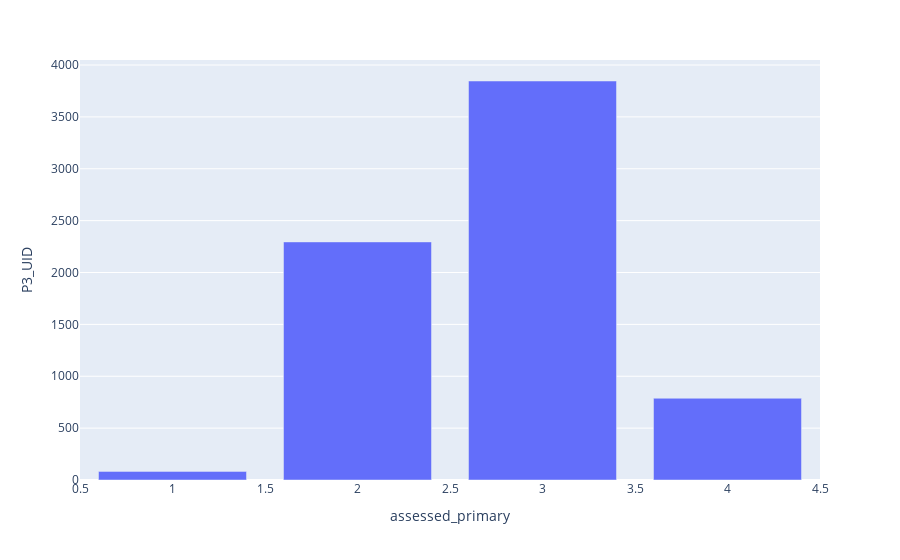

Notebook cell for this chart:
### Code cell
fig = px.bar(df_grouped, x ='assessed_primary', y = 'P3_UID', color = 'ar' )
fig.show()

### Figure 1 — Plotly figure (JSON) as saved in the notebook; plotly's stock layout.template omitted (floating-point values rounded to 4 significant figures)
{"data": [{"hovertemplate": "assessed_primary=%{x}<br>P3_UID=%{y}<extra></extra>", "legendgroup": "", "marker": {"color": "#636efa", "pattern": {"shape": ""}}, "name": "", "orientation": "v", "showlegend": false, "textposition": "auto", "type": "bar", "x": [1, 2, 3, 4], "xaxis": "x", "y": [83, 2295, 3846, 788], "yaxis": "y"}], "layout": {"barmode": "relative", "legend": {"tracegroupgap": 0}, "margin": {"t": 60}, "xaxis": {"anchor": "y", "domain": [0, 1], "title": {"text": "assessed_primary"}}, "yaxis": {"anchor": "x", "domain": [0, 1], "title": {"text": "P3_UID"}}}}
